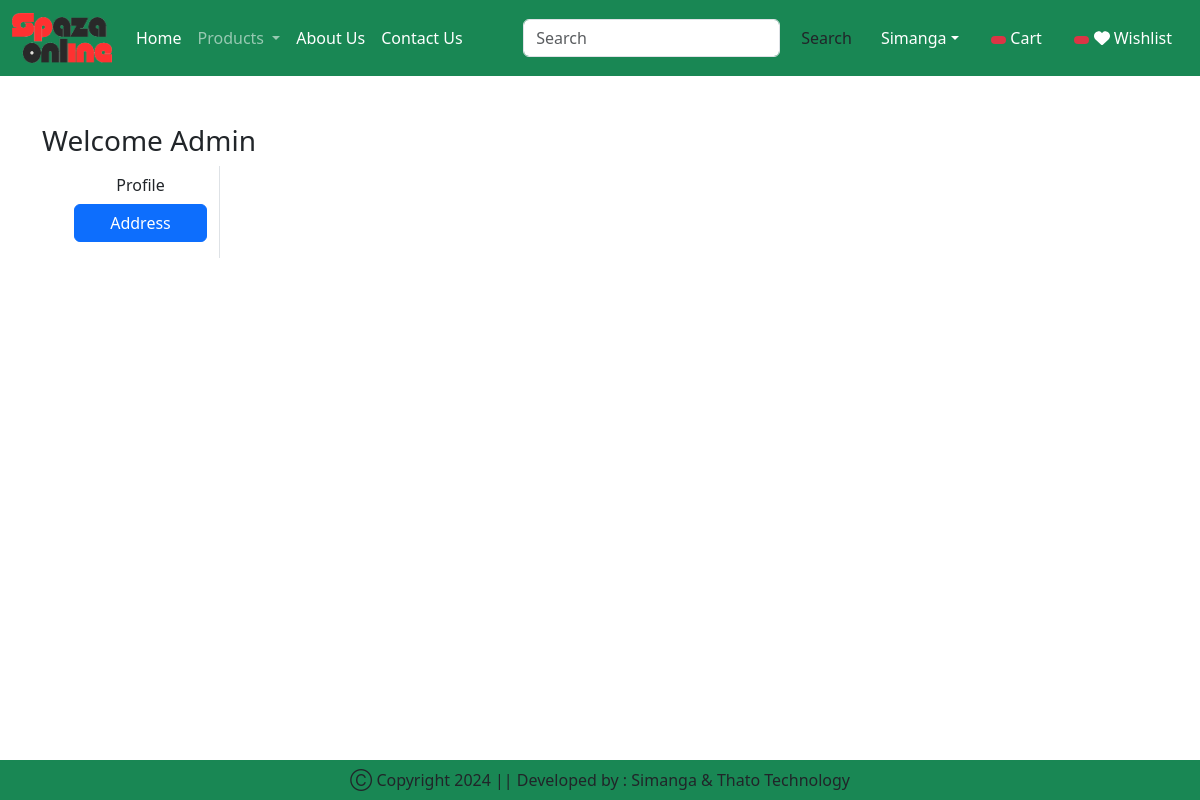
/address/ (signed in), run on an earlier commit of the app's database.
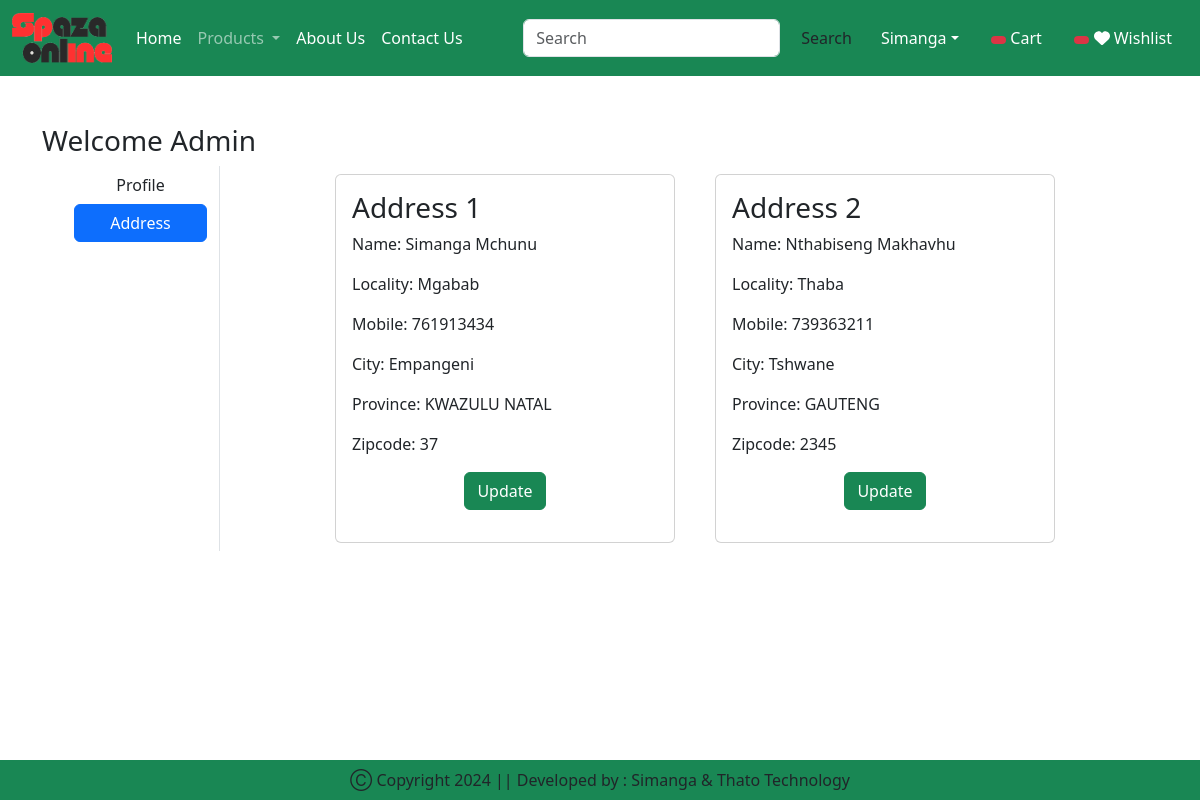
And on a later commit of the database.
### spaza_app/models.py (models this page shows, shortened)
class Customer(models.Model):
    user = models.ForeignKey(User,on_delete=models.CASCADE)
    name = models.CharField(max_length=200)
    locality = models.CharField(max_length=200)
    city = models.CharField(max_length=50)
    mobile = models.IntegerField(default=0)
    zipcode = models.IntegerField()
    province = models.CharField(choices=PROVINCE_CHOICES, max_length=100)

### spaza_app/views.py (the view)
# urls.py: path('address/', views.address, name='address'),
@login_required
def address(request):
    add = Customer.objects.filter(user=request.user)
    totalitem = 0
    wishitem = 0
    if request.user.is_authenticated:
        totalitem = len(Cart.objects.filter(user=request.user))
        wishitem = len(Wishlist.objects.filter(user=request.user))
    return render(request, "spaza_app/address.html", locals())

### spaza_app/templates/spaza_app/address.html (shortened to what this page needs)
{% extends 'spaza_app/base.html' %}
{% load static %}
{% block main-content %}
<div class="container my-5">
    <div class="row">
        <h3> Welcome <span class="text-capitalize">{{request.user}}</span></h3>
    <div class="col-sm-2 border-end">
        <ul class="list-unstlyed">
            <li class="d-grid"><a href="{% url 'profile' %}" class="btn ">Profile</a></li>
            <li class="d-grid"><a href="{% url 'address' %}" class="btn btn-primary">Address</a></li>
        </ul>
    </div>
    <div class="col-sm-8 offset-sm-1">
        <div class="row">
            {% for ad in add %}
            <div class="col-sm-6">
                <div class="card m-2">
                    <div class="card-body">
                        <h3>Address {{forloop.counter}}</h3>
                        <p>Name: {{ad.name}}</p>
                        <p>Locality: {{ad.locality}}</p>
                        <p>Mobile: {{ad.mobile}}</p>
                        <p>City: {{ad.city}}</p>
                        <p>Province: {{ad.province}}</p>
                        <p>Zipcode: {{ad.zipcode}}</p>
                        <p class="text-center"><a href="{% url 'updateAddress' pk=ad.id %}" type="button" class="btn btn-success">Update</a></p>
                    </div>
                </div>
            </div>
            {% endfor %}
        </div>
    </div>
</div>
{% endblock main-content %}

What changed in the data, as far as the page shows it:
added Customer: name "Simanga Mchunu", locality "Mgabab", mobile "761913434", city "Empangeni", province "KWAZULU NATAL", zipcode "37"
added Customer: name "Nthabiseng Makhavhu", locality "Thaba", mobile "739363211", city "Tshwane", province "GAUTENG", zipcode "2345"
